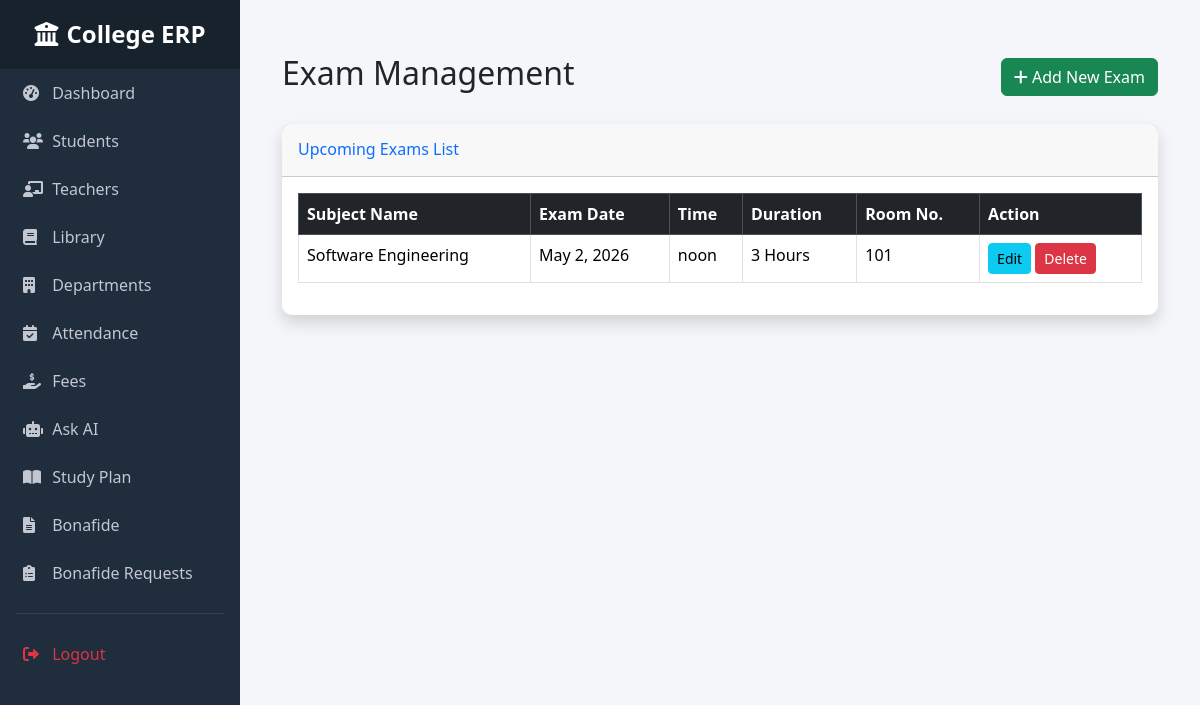
The app's page /dashboard-module/exams/ with its own data.
### dashboard/models.py (models this page shows, shortened)
class Exam(models.Model):
    subject_name = models.CharField(max_length=100)
    exam_date = models.DateField()
    start_time = models.TimeField()
    duration = models.CharField(max_length=50, default="3 Hours")
    room_no = models.CharField(max_length=20)

### dashboard/views.py (the view, shortened to what this page needs)
# urls.py: path('exams/', views.exams_view, name='exams'),
def exams_view(request):
    exams = Exam.objects.all()
    return render(request, 'exams.html', {'exams': exams})

### college_erp/templates/exams.html (shortened to what this page needs)
{% extends 'base.html' %}
{% block content %}
<div class="container-fluid mt-4">
    <div class="d-flex justify-content-between align-items-center mb-4">
        <h2>Exam Management</h2>
        <button class="btn btn-success" data-bs-toggle="modal" data-bs-target="#addExamModal">
            <i class="fas fa-plus"></i> Add New Exam
        </button>
    </div>
    <div class="card shadow mb-4">
        <div class="card-header py-3">
            <h6 class="m-0 font-weight-bold text-primary">Upcoming Exams List</h6>
        </div>
        <div class="card-body">
            <div class="table-responsive">
                <table class="table table-bordered" width="100%" cellspacing="0">
                    <thead class="table-dark">
                        <tr>
                            <th>Subject Name</th>
                            <th>Exam Date</th>
                            <th>Time</th>
                            <th>Duration</th>
                            <th>Room No.</th>
                            <th>Action</th>
                        </tr>
                    </thead>
                    <tbody>
    {% for exam in exams %}
    <tr>
        <td>{{ exam.subject_name }}</td>
        <td>{{ exam.exam_date }}</td>
        <td>{{ exam.start_time }}</td>
        <td>{{ exam.duration }}</td>
        <td>{{ exam.room_no }}</td>
        <td>
            <button class="btn btn-sm btn-info">Edit</button>
            <button class="btn btn-sm btn-danger">Delete</button>
        </td>
    </tr>
    {% empty %}
    <tr>
        <td colspan="6" class="text-center">No exams found. Click "Add New Exam" to start.</td>
    </tr>
    {% endfor %}
</tbody>
                </table>
            </div>
        </div>
    </div>
</div>
{% endblock %}

### college_erp/templates/base.html (style rules this page uses)
body { background: #f4f6f9; margin: 0; }
.card { border: none; border-radius: 10px; box-shadow: 0px 2px 10px rgba(0,0,0,0.05); }

### records on screen
Exam: subject_name "Software Engineering", exam_date "May 2, 2026", start_time "noon", duration "3 Hours", room_no "101"
